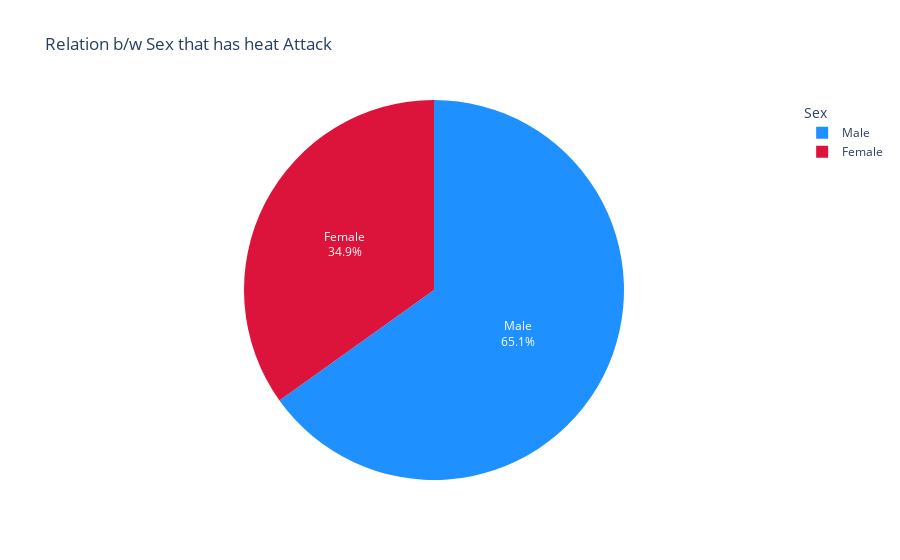

Source (notebook cell):
### Markdown cell above
### Relation B/W Sex with no HeartDisease

### Code cell
male_count_0 = df[(df["Sex"] == "M") & (df["HeartDisease"] == 0)]["Sex"].count()
female_count_0 = df[(df["Sex"] == "F") & (df["HeartDisease"] == 0)]["Sex"].count()

fig = px.pie(
    data_frame=df,
    title="Relation b/w Sex that has heat Attack",
    values=[male_count_0, female_count_0],
    labels=["Male", "Female"],
    names=["Male", "Female"],
    color_discrete_sequence=["dodgerblue", "crimson"],
)

fig.update_layout(
    legend_title_text="Sex",
)

fig.update_traces(
    textinfo="label+percent",
)

fig.show()

### Figure 1 — Plotly figure (JSON) as saved in the notebook; plotly's stock layout.template omitted (floating-point values rounded to 4 significant figures)
{"data": [{"domain": {"x": [0, 1], "y": [0, 1]}, "hovertemplate": "label=%{label}<br>value=%{value}<extra></extra>", "labels": ["Male", "Female"], "legendgroup": "", "name": "", "showlegend": true, "textinfo": "label+percent", "type": "pie", "values": [267, 143]}], "layout": {"legend": {"title": {"text": "Sex"}, "tracegroupgap": 0}, "piecolorway": ["dodgerblue", "crimson"], "title": {"text": "Relation b/w Sex that has heat Attack"}}}
